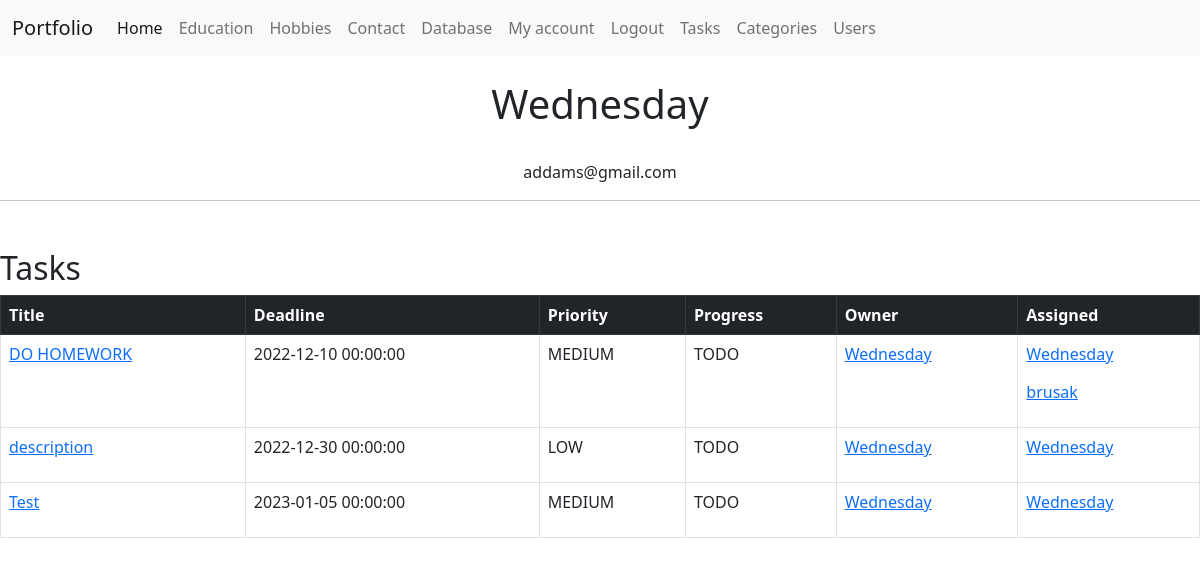
Screenshot of /user/profile/2 (signed in) with the database file from the repository.
### app/account/models.py (models this page shows, shortened)
class User(db.Model, UserMixin) :
    id = db.Column(db.Integer, primary_key=True)
    username = db.Column(db.String(20), unique=True, nullable=False)
    email = db.Column(db.String(120), unique=True, nullable=False)
    image_file = db.Column(db.String(20), nullable=False, default='default.jpg')
    about_me = db.Column(db.String(120), nullable=True)
    last_seen = db.Column(db.DateTime, default=now())
    password = db.Column(db.String(60), nullable=False)
    tasks_owned = db.relationship('Task', backref='owner', lazy='dynamic')
    comments = db.relationship('Comment', backref='users', lazy='dynamic')
    @property
    def password_hash(self):
        raise AttributeError('Is not readable')

### app/to_do/models.py (models this page shows, shortened)
class Task(db.Model):
    id = db.Column(db.Integer, primary_key=True, autoincrement=True)
    title = db.Column(db.String(120), nullable=False)
    description = db.Column(db.String(2000), nullable=True)
    created = db.Column(db.DateTime, default=datetime.now())
    modified = db.Column(db.DateTime, default=datetime.now, onupdate=datetime.now)
    deadline = db.Column(db.DateTime)
    priority = db.Column(db.Enum(Priority, values_callable=lambda x: [str(member.value) for member in Priority]))
    progress = db.Column(db.Enum(Progress, values_callable=lambda x: [str(member.value) for member in Progress]))
    owner_id = db.Column(db.Integer, db.ForeignKey('user.id'), nullable=False)
    category_id = db.Column(db.Integer, db.ForeignKey('category.id'))
    users = db.relationship('User', secondary=task_user, backref=db.backref('tasks', lazy='dynamic'), lazy='dynamic')
    comments = db.relationship('Comment', backref='tasks', lazy='dynamic')

### app/to_do/views.py (the view)
@to_do_bp.route('/user/profile/<int:user_id>')
@login_required
def user_profile(user_id):
    user_info = User.query.filter_by(id=user_id).first()
    task_list = user_info.tasks
    return render_template('user.html', user_info=user_info, task_list=task_list)

### app/account/models.py (called while the page is built)
@login_manager.user_loader
def user_loader(user_id):
    return User.query.get(int(user_id))

### app/to_do/templates/to_do/user.html (shortened to what this page needs)
{% extends 'layout.html' %}
{% block name %}
<br>
<h1 class="text-center">{{ user_info.username }} </h1>
<br>
<p class="text-center">{{ user_info.email }} </p>
{% endblock %}
{% block body %}
<h2>Tasks</h2>
<table class="table table-hover table-bordered">
  <thead class="table-dark">
    <tr>
      <th scope="col">Title</th>
      <th scope="col">Deadline</th>
      <th scope="col">Priority</th>
      <th scope="col">Progress</th>
      <th scope="col">Owner</th>
      <th scope="col">Assigned</th>
    </tr>
  </thead>
  <tbody>
    {% for task in task_list %}
    <tr>
      <td><a href="{{ url_for('to_do.task', id=task.id) }}">{{ task.title }}</a></td>
      <td>{{ task.deadline }}</td>
      <td>{{ task.priority.name }}</td>
      <td>{{ task.progress.name }}</td>
      <td><a href="{{ url_for('to_do.user_profile', user_id=task.owner_id) }}">{{ task.owner.username }}</a></td>
      <td>
        {% for user in task.users %}
        <p><a href="{{ url_for('to_do.user_profile', user_id=user.id) }}">{{ user.username }}</a></p>
        {% endfor %}
      </td>
    </tr>
  </tbody>
  {% endfor%}
</table>
{% endblock %}

### rows the page displays
User: username "Wednesday", email "addams@gmail.com"
Task: title "DO HOMEWORK", deadline "2022-12-10 00:00:00", priority.name "MEDIUM", progress.name "TODO", owner.username "Wednesday"
User: username "brusak"
Task: title "description", deadline "2022-12-30 00:00:00", priority.name "LOW", progress.name "TODO", owner.username "Wednesday"
Task: title "Test", deadline "2023-01-05 00:00:00", priority.name "MEDIUM", progress.name "TODO", owner.username "Wednesday"
